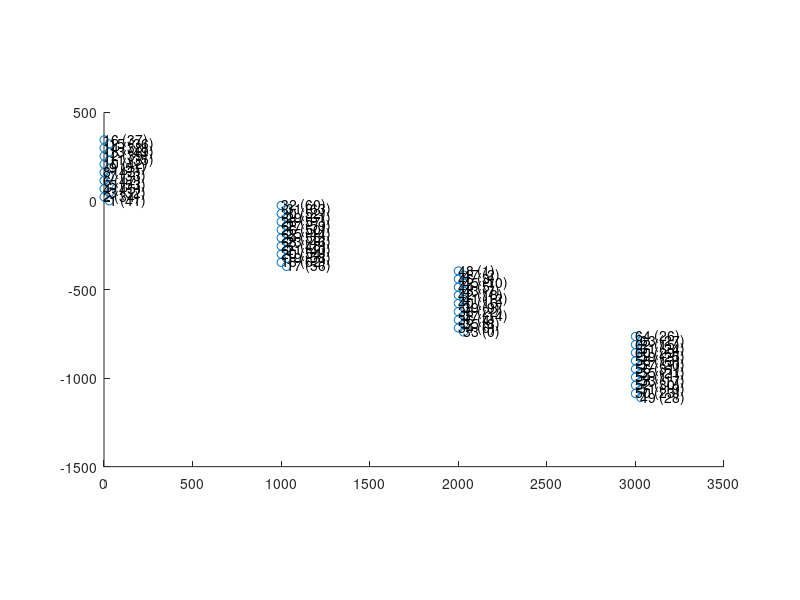
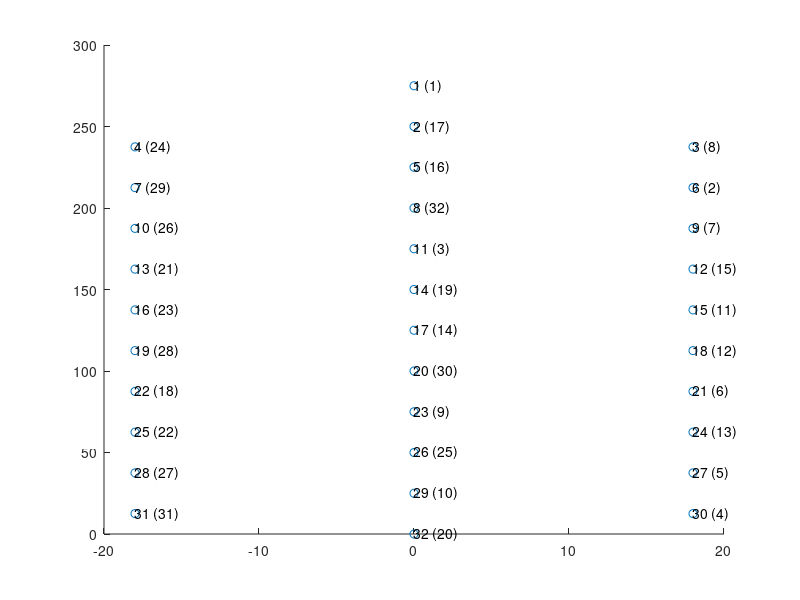
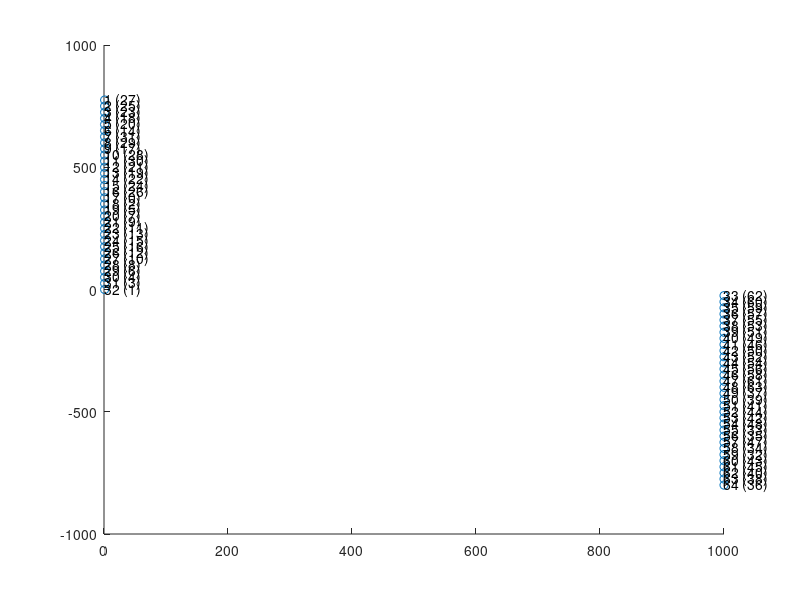
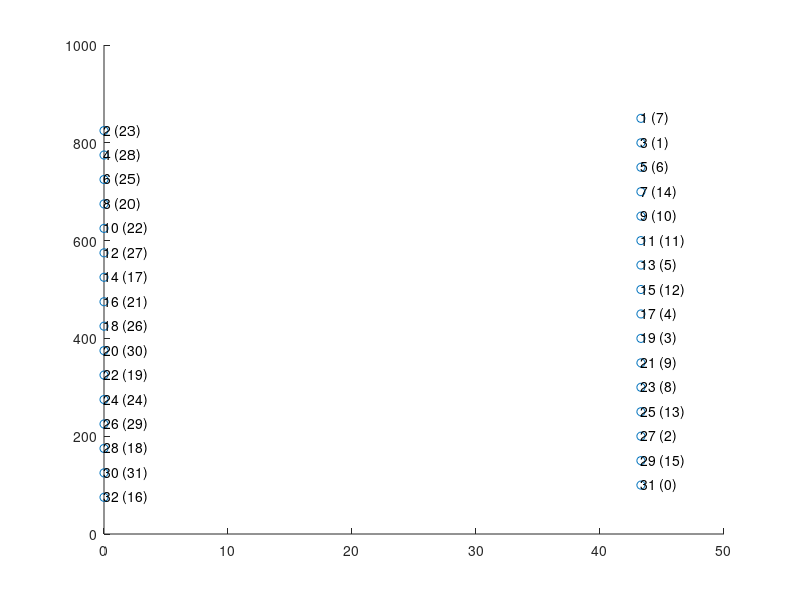

Source code (MATLAB) for these figures, in order:
%% GENERATE MAPS FOR KILOSORT (I THINK THIS IS FOR VISUALIZATION PURPOSES ONLY)




%% NeuronexusA4x16-Poly2, intan

kiloSortInds = [6 8 10 12 14 16 4 2 1 3 15 13 11 9 7 5 22 24 26 28 30 32 20 18 17 19 31 29 27 25 23 21 38 40 42 44 46 48 36 34 33 35 47 45 43 41 39 37 54 56 58 60 62 64 52 50 49 51 63 61 59 57 55 53];
intanInds = [47 43 42 39 38 37 45 34 41 32 36 49 35 51 33 53 48 55 50 57 52 60 54 62 56 58 63 61 59 44 46 40 22 16 18 5 3 1 4 6 0 8 2 10 7 12 9 14 11 31 13 29 15 26 30 23 28 19 27 24 25 20 21 17] + 1;
channelNum_OpenEphys = [42 35 33 46 54 48 34 44 52 43 36 40 50 39 37 38 57 63 59 55 41 49 47 56 45 51 60 58 62 53 64 61 1 7 9 5 15 23 10 17 13 19 8 6 11 4 3 2 29 24 20 31 18 12 22 32 21 14 26 30 25 16 28 27];

% get desired site locations map
shankSeparation = 1000;
siteLocations = nan(16, 2); % start with one shank, then replicate after
siteLocations(2:2:16,:) = cat(2, zeros(8,1), (0:46:46*7)'+23); % first column of leftmost shank
siteLocations(1:2:15,:) = cat(2, ones(8,1)*30, (0:46:46*7)'); % second column of leftmost shank

siteLocations = repmat(siteLocations,4,1);
siteLocations(:,1) = siteLocations(:,1) + repelem(0:3,16)'.*shankSeparation;


siteLocations(17:32, 2) = siteLocations(17:32, 2) - 370; 
siteLocations(33:48, 2) = siteLocations(33:48, 2) - 370*2;
siteLocations(49:64, 2) = siteLocations(49:64, 2) - 370*3;






% apply channel mapping to site locations
siteLocationsRemapped = nan(size(siteLocations));
for i = 1:64
    shankLocation = siteLocations(kiloSortInds(i),:);
    siteLocationsRemapped(intanInds(i),:) = shankLocation;
end


Nchannels = 64;
connected = true(Nchannels, 1);
chanMap   = 1:Nchannels;
chanMap0ind = chanMap - 1;
xcoords   = siteLocationsRemapped(:,1);
ycoords   = siteLocationsRemapped(:,2);
kcoords_1   = repmat(1, 16, 1);
kcoords_2   = repmat(2, 16, 1);
kcoords_3   = repmat(3, 16, 1);
kcoords_4   = repmat(4, 16, 1);
kcoords = [kcoords_1; kcoords_2; kcoords_3; kcoords_4]; % grouping of channels (i.e. tetrode groups)
% grouping of channels (i.e. tetrode groups)
fs = 30000; % sampling frequency


% probe BDFD // original mapping
save('Z:\obstacleData\ephys\channelMaps\kilosort\BDFD.mat', ...
    'chanMap','connected', 'xcoords', 'ycoords', 'kcoords', 'chanMap0ind', 'fs')

% probe BDFD2 // after right most shank broken
connected([27 16 30 14 32 12 31 24 28 25 26 21 22 18 20 29]) = false;
save('Z:\obstacleData\ephys\channelMaps\kilosort\BDFD2.mat', ...
    'chanMap','connected', 'xcoords', 'ycoords', 'kcoords', 'chanMap0ind', 'channelNum_OpenEphys', 'fs')


% visualize final mapping results

scale = 1;

close all; figure('Color', 'white', 'Position', get(0,'ScreenSize'));
scatter(siteLocations(:,1)*scale, siteLocations(:,2)*scale)
for i = 1:size(siteLocations,1)
    text(siteLocations(i,1)*scale, siteLocations(i,2)*scale, [num2str(i) ' (' num2str(intanInds(kiloSortInds==i)-1) ')'])
end
daspect([1 1 1])





%% NeuronexusA1x32Poly3, intan

neuro = [23 25 27 29 31 19 17 21 11 15 13 1 3 5 7 9;
         24 26 28 30 32 20 18 22 12 16 14 2 4 6 8 10];

intan = [23 22 21 20 19 18 17 16 15 14 13 12 11 10 9 8;
         24 25 26 27 28 29 30 31 0 1 2 3 4 5 6 7];
intan = intan+1;
intan = fliplr(intan);


connectorInds = [16 6 5 15 4 7 3 8 2 9 1 10 14 13 12 11 22 21 20 19 23 25 24 18 26 17 27 29 28 31 30 32];
kiloSortInds = [31 28 25 22 19 16 13 10 7 4 32 26 20 14 8 2 1 5 11 17 23 29 3 6 9 12 15 18 21 24 27 30];
intanInds = intan(arrayfun(@(x) find(neuro==x), connectorInds));

% get desired site locations map
siteLocations = nan(32, 2);
siteLocations(4:3:31, :) = cat(2, ones(10,1)*-18, fliplr(12.5 : 25 : (12.5+25*9))'); % xy values for left column
siteLocations([1 2:3:32], :) = cat(2, zeros(12,1), fliplr(0 : 25 : (25*11))'); % xy values for right column
siteLocations(3:3:30, :) = cat(2, ones(10,1)*18, fliplr(12.5 : 25 : (12.5+25*9))'); % xy values for right column


% apply channel mapping to site locations
siteLocationsRemapped = nan(size(siteLocations));
for i = 1:32
    shankLocation = siteLocations(kiloSortInds(i),:);
    siteLocationsRemapped(intanInds(i),:) = shankLocation;
end

% visualize final mapping results
close all; figure('Position', [134 119 400 807]);
scatter(siteLocations(:,1), siteLocations(:,2))
for i = 1:size(siteLocations,1)
    text(siteLocations(i,1), siteLocations(i,2), [num2str(i) ' (' num2str(intanInds(kiloSortInds==i)) ')'])
end


Nchannels = 32;
connected = true(Nchannels, 1);
chanMap   = 1:Nchannels;
chanMap0ind = chanMap - 1;
xcoords   = siteLocationsRemapped(:,1);
ycoords   = siteLocationsRemapped(:,2);
kcoords   = ones(Nchannels,1); % grouping of channels (i.e. tetrode groups)
fs = 30000; % sampling frequency

% probe C6CE
save('Z:\obstacleData\ephys\channelMaps\kilosort\C6CE.mat', ...
    'chanMap','connected', 'xcoords', 'ycoords', 'kcoords', 'chanMap0ind', 'fs')

% probe D55F // nine sites defective?
connected([18 28 14 9 10 2 7 15 11]) = false;
save('Z:\obstacleData\ephys\channelMaps\kilosort\D55F.mat', ...
    'chanMap','connected', 'xcoords', 'ycoords', 'kcoords', 'chanMap0ind', 'fs')

%% NeuroCambridge ASSY-H2 (32 channel per shank*2)

% channelNum_OpenEphys is the order of openephys output .continuous files reflecting the
% real physical location of the sites on the probe. First 32 is shankA and
% 33-64 is shankB (refer to the cambridge neurotech map instruction)..
channelNum_OpenEphys = [28 26 24 19 21 15 32 30 18 29 31 22 20 23 25 27 1 3 6 8 10 12 14 16 17 13 11 9 7 5 4 2 63 61 60 58 56 54 52 50 47 51 53 55 57 59 62 64 38 40 42 45 43 49 34 36 48 35 33 44 46 41 39 37];
                    
channelNum_OpenEphys_shank1 = [28 26 24 19 21 15 32 30 18 29 31 22 20 23 25 27 1 3 6 8 10 12 14 16 17 13 11 9 7 5 4 2 ];
channelNum_OpenEphys_shank2 = [63 61 60 58 56 54 52 50 47 51 53 55 57 59 62 64 38 40 42 45 43 49 34 36 48 35 33 44 46 41 39 37];

y = [775:-25:0]'; % y coordinates for both shanks.
x_shank1 = repmat(1, 32, 1); % x coordinates for shankA.
x_shank2 = repmat(1000, 32, 1); % x coordinates for shankB.
x = [x_shank1 x_shank2]; % x coordinates for both shanks.
sitaLocation_shank1 = [x_shank1 y];
siteLocation_shank2 = [x_shank2 y-800];
siteLocation = [sitaLocation_shank1; siteLocation_shank2]; % xy coordinates for both shanks.

% plot the probe channel map
figure;
scatter(siteLocation(:,1), siteLocation(:,2))
for i = 1:size(siteLocation,1)
    text(siteLocation(i,1), siteLocation(i,2), [num2str(i) ' (' num2str(channelNum_OpenEphys(i)-1) ')']) 
end

% save the channel map for kilosort
kccords_shank1 = ones(32, 1); 
kccords_shank2 = repmat(2, 32, 1); 

Nchannels = 64; 
connected = true(Nchannels, 1); 
chanMap = 1:Nchannels; 
chanMap0ind = chanMap - 1; 

for i = 1:64
    temp = find(channelNum_OpenEphys == i);
    xcoords(i) = siteLocation(temp, 1);
    ycoords(i) = siteLocation(temp, 2);
end

xcoords = xcoords';
ycoords = ycoords';

kcoords   = [kccords_shank1; kccords_shank2]; % grouping of channels (i.e. tetrode groups)
fs = 30000; % sampling frequency

% probe ASSY77
save('Z:\obstacleData\ephys\channelMaps\kilosort\ASSY77.mat', ...
    'chanMap','channelNum_OpenEphys','connected', 'xcoords', 'ycoords', 'kcoords', 'chanMap0ind', 'fs')





%% NeuroNexus A1x32-Ploy2 C585

channelNum_OpenEphys = [8, 24, 2, 29, 7, 26, 15, 21, 11, 23, 12, 28, 6, 18, 13, 22, 5, 27, 4, 31, 10, 20, 9, 25, 14, 30, 3, 19, 16, 32, 1, 17];

y1 = [850:-50:100]';
y2 = [825:-50:75]';
x2 = repmat(0, 16, 1);
x1 = repmat(43.3, 16, 1);

x = [];
y = [];
for i = 1:16
   x = [x; x1(i); x2(i)];
   y = [y; y1(i); y2(i)];
    
end
siteLocation = [x, y];
clear x1 x2 y1 y2


Nchannels = 32; 
connected = true(Nchannels, 1); 
chanMap = 1:Nchannels; 
chanMap0ind = chanMap - 1; 

for i = 1:32
    temp = find(channelNum_OpenEphys == i);
    xcoords(i) = siteLocation(temp, 1);
    ycoords(i) = siteLocation(temp, 2);
end

xcoords = xcoords';
ycoords = ycoords';
kcoords = ones(Nchannels,1);

fs = 30000; % sampling frequency

% plot the probe channel map
figure;
scatter(siteLocation(:,1), siteLocation(:,2))
for i = 1:size(siteLocation,1)
    text(siteLocation(i,1), siteLocation(i,2), [num2str(i) ' (' num2str(channelNum_OpenEphys(i)-1) ')']) 
end


% probe C858
save('Z:\obstacleData\ephys\channelMaps\kilosort\C858.mat', ...
    'chanMap','channelNum_OpenEphys','connected', 'xcoords', 'ycoords', 'kcoords', 'chanMap0ind', 'fs')




